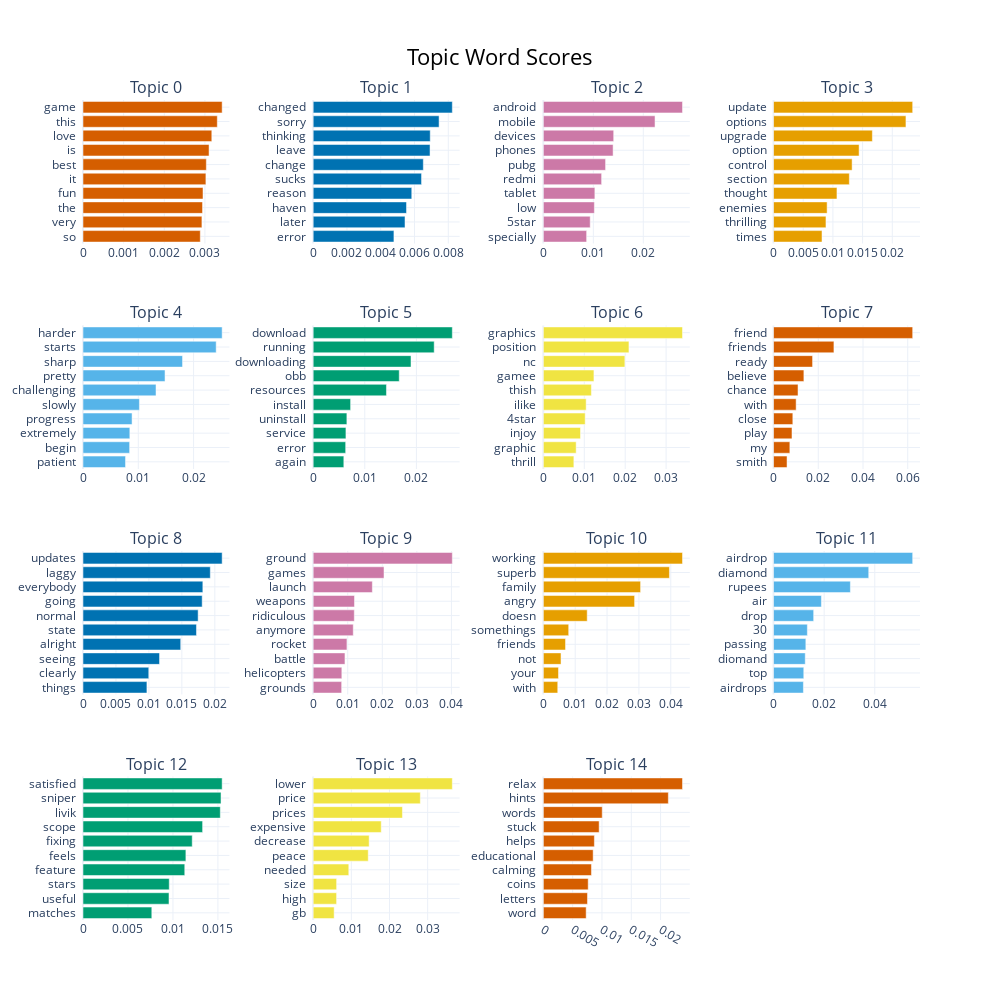

Write notebook code for a chart like this one.
### Code cell
topic_model.visualize_barchart(top_n_topics = 15, n_words = 10)
# some topics has non-meaningfull keywords

### Figure 1 — Plotly figure (JSON) as saved in the notebook; plotly's stock layout.template omitted (floating-point values rounded to 4 significant figures)
{"data": [{"marker": {"color": "#D55E00"}, "orientation": "h", "type": "bar", "x": [0.002887, 0.002927, 0.002942, 0.002953, 0.003025, 0.003036, 0.003102, 0.00317, 0.003305, 0.003425], "xaxis": "x", "y": ["so  ", "very  ", "the  ", "fun  ", "it  ", "best  ", "is  ", "love  ", "this  ", "game  "], "yaxis": "y"}, {"marker": {"color": "#0072B2"}, "orientation": "h", "type": "bar", "x": [0.004781, 0.005438, 0.005527, 0.005838, 0.006417, 0.006522, 0.00692, 0.006932, 0.007455, 0.00824], "xaxis": "x2", "y": ["error  ", "later  ", "haven  ", "reason  ", "sucks  ", "change  ", "leave  ", "thinking  ", "sorry  ", "changed  "], "yaxis": "y2"}, {"marker": {"color": "#CC79A7"}, "orientation": "h", "type": "bar", "x": [0.00866, 0.009375, 0.01021, 0.01031, 0.01166, 0.01245, 0.01396, 0.01408, 0.02235, 0.02784], "xaxis": "x3", "y": ["specially  ", "5star  ", "low  ", "tablet  ", "redmi  ", "pubg  ", "phones  ", "devices  ", "mobile  ", "android  "], "yaxis": "y3"}, {"marker": {"color": "#E69F00"}, "orientation": "h", "type": "bar", "x": [0.008165, 0.00883, 0.009023, 0.01068, 0.01277, 0.01323, 0.01441, 0.01664, 0.0223, 0.02343], "xaxis": "x4", "y": ["times  ", "thrilling  ", "enemies  ", "thought  ", "section  ", "control  ", "option  ", "upgrade  ", "options  ", "update  "], "yaxis": "y4"}, {"marker": {"color": "#56B4E9"}, "orientation": "h", "type": "bar", "x": [0.007693, 0.008432, 0.008472, 0.008876, 0.0102, 0.01321, 0.01484, 0.018, 0.02409, 0.02517], "xaxis": "x5", "y": ["patient  ", "begin  ", "extremely  ", "progress  ", "slowly  ", "challenging  ", "pretty  ", "sharp  ", "starts  ", "harder  "], "yaxis": "y5"}, {"marker": {"color": "#009E73"}, "orientation": "h", "type": "bar", "x": [0.005939, 0.006295, 0.006349, 0.006531, 0.007253, 0.0142, 0.01668, 0.01896, 0.02345, 0.02697], "xaxis": "x6", "y": ["again  ", "error  ", "service  ", "uninstall  ", "install  ", "resources  ", "obb  ", "downloading  ", "running  ", "download  "], "yaxis": "y6"}, {"marker": {"color": "#F0E442"}, "orientation": "h", "type": "bar", "x": [0.00746, 0.008018, 0.00908, 0.01023, 0.01046, 0.01174, 0.01236, 0.01993, 0.02092, 0.03401], "xaxis": "x7", "y": ["thrill  ", "graphic  ", "injoy  ", "4star  ", "ilike  ", "thish  ", "gamee  ", "nc  ", "position  ", "graphics  "], "yaxis": "y7"}, {"marker": {"color": "#D55E00"}, "orientation": "h", "type": "bar", "x": [0.00604, 0.007299, 0.008254, 0.00863, 0.01011, 0.01095, 0.01357, 0.01745, 0.027, 0.06221], "xaxis": "x8", "y": ["smith  ", "my  ", "play  ", "close  ", "with  ", "chance  ", "believe  ", "ready  ", "friends  ", "friend  "], "yaxis": "y8"}, {"marker": {"color": "#0072B2"}, "orientation": "h", "type": "bar", "x": [0.009699, 0.009979, 0.01161, 0.01482, 0.01722, 0.01747, 0.01808, 0.01818, 0.01932, 0.02111], "xaxis": "x9", "y": ["things  ", "clearly  ", "seeing  ", "alright  ", "state  ", "normal  ", "going  ", "everybody  ", "laggy  ", "updates  "], "yaxis": "y9"}, {"marker": {"color": "#CC79A7"}, "orientation": "h", "type": "bar", "x": [0.00824, 0.008292, 0.009195, 0.009773, 0.0116, 0.0119, 0.01195, 0.01712, 0.0205, 0.04026], "xaxis": "x10", "y": ["grounds  ", "helicopters  ", "battle  ", "rocket  ", "anymore  ", "ridiculous  ", "weapons  ", "launch  ", "games  ", "ground  "], "yaxis": "y10"}, {"marker": {"color": "#E69F00"}, "orientation": "h", "type": "bar", "x": [0.004521, 0.004753, 0.005551, 0.006959, 0.007959, 0.01377, 0.02865, 0.03053, 0.03958, 0.04369], "xaxis": "x11", "y": ["with  ", "your  ", "not  ", "friends  ", "somethings  ", "doesn  ", "angry  ", "family  ", "superb  ", "working  "], "yaxis": "y11"}, {"marker": {"color": "#56B4E9"}, "orientation": "h", "type": "bar", "x": [0.0118, 0.01195, 0.01253, 0.01277, 0.01337, 0.01586, 0.01892, 0.03037, 0.03762, 0.05499], "xaxis": "x12", "y": ["airdrops  ", "top  ", "diomand  ", "passing  ", "30  ", "drop  ", "air  ", "rupees  ", "diamond  ", "airdrop  "], "yaxis": "y12"}, {"marker": {"color": "#009E73"}, "orientation": "h", "type": "bar", "x": [0.00765, 0.009561, 0.009589, 0.01131, 0.01144, 0.01215, 0.0133, 0.01527, 0.01535, 0.01547], "xaxis": "x13", "y": ["matches  ", "useful  ", "stars  ", "feature  ", "feels  ", "fixing  ", "scope  ", "livik  ", "sniper  ", "satisfied  "], "yaxis": "y13"}, {"marker": {"color": "#F0E442"}, "orientation": "h", "type": "bar", "x": [0.005497, 0.006133, 0.006145, 0.009331, 0.01443, 0.01466, 0.01783, 0.02339, 0.02807, 0.03646], "xaxis": "x14", "y": ["gb  ", "high  ", "size  ", "needed  ", "peace  ", "decrease  ", "expensive  ", "prices  ", "price  ", "lower  "], "yaxis": "y14"}, {"marker": {"color": "#D55E00"}, "orientation": "h", "type": "bar", "x": [0.007307, 0.007529, 0.007651, 0.008209, 0.008499, 0.008706, 0.00952, 0.01005, 0.02133, 0.02374], "xaxis": "x15", "y": ["word  ", "letters  ", "coins  ", "calming  ", "educational  ", "helps  ", "stuck  ", "words  ", "hints  ", "relax  "], "yaxis": "y15"}], "layout": {"annotations": [{"font": {"size": 16}, "showarrow": false, "text": "Topic 0", "x": 0.0875, "xanchor": "center", "xref": "paper", "y": 1, "yanchor": "bottom", "yref": "paper"}, {"font": {"size": 16}, "showarrow": false, "text": "Topic 1", "x": 0.3625, "xanchor": "center", "xref": "paper", "y": 1, "yanchor": "bottom", "yref": "paper"}, {"font": {"size": 16}, "showarrow": false, "text": "Topic 2", "x": 0.6375, "xanchor": "center", "xref": "paper", "y": 1, "yanchor": "bottom", "yref": "paper"}, {"font": {"size": 16}, "showarrow": false, "text": "Topic 3", "x": 0.9125, "xanchor": "center", "xref": "paper", "y": 1, "yanchor": "bottom", "yref": "paper"}, {"font": {"size": 16}, "showarrow": false, "text": "Topic 4", "x": 0.0875, "xanchor": "center", "xref": "paper", "y": 0.725, "yanchor": "bottom", "yref": "paper"}, {"font": {"size": 16}, "showarrow": false, "text": "Topic 5", "x": 0.3625, "xanchor": "center", "xref": "paper", "y": 0.725, "yanchor": "bottom", "yref": "paper"}, {"font": {"size": 16}, "showarrow": false, "text": "Topic 6", "x": 0.6375, "xanchor": "center", "xref": "paper", "y": 0.725, "yanchor": "bottom", "yref": "paper"}, {"font": {"size": 16}, "showarrow": false, "text": "Topic 7", "x": 0.9125, "xanchor": "center", "xref": "paper", "y": 0.725, "yanchor": "bottom", "yref": "paper"}, {"font": {"size": 16}, "showarrow": false, "text": "Topic 8", "x": 0.0875, "xanchor": "center", "xref": "paper", "y": 0.45, "yanchor": "bottom", "yref": "paper"}, {"font": {"size": 16}, "showarrow": false, "text": "Topic 9", "x": 0.3625, "xanchor": "center", "xref": "paper", "y": 0.45, "yanchor": "bottom", "yref": "paper"}, {"font": {"size": 16}, "showarrow": false, "text": "Topic 10", "x": 0.6375, "xanchor": "center", "xref": "paper", "y": 0.45, "yanchor": "bottom", "yref": "paper"}, {"font": {"size": 16}, "showarrow": false, "text": "Topic 11", "x": 0.9125, "xanchor": "center", "xref": "paper", "y": 0.45, "yanchor": "bottom", "yref": "paper"}, {"font": {"size": 16}, "showarrow": false, "text": "Topic 12", "x": 0.0875, "xanchor": "center", "xref": "paper", "y": 0.175, "yanchor": "bottom", "yref": "paper"}, {"font": {"size": 16}, "showarrow": false, "text": "Topic 13", "x": 0.3625, "xanchor": "center", "xref": "paper", "y": 0.175, "yanchor": "bottom", "yref": "paper"}, {"font": {"size": 16}, "showarrow": false, "text": "Topic 14", "x": 0.6375, "xanchor": "center", "xref": "paper", "y": 0.175, "yanchor": "bottom", "yref": "paper"}], "height": 1000, "hoverlabel": {"bgcolor": "white", "font": {"family": "Rockwell", "size": 16}}, "showlegend": false, "title": {"font": {"color": "Black", "size": 22}, "text": "Topic Word Scores", "x": 0.5, "xanchor": "center", "yanchor": "top"}, "width": 1000, "xaxis": {"anchor": "y", "domain": [0, 0.175], "showgrid": true}, "xaxis10": {"anchor": "y10", "domain": [0.275, 0.45], "showgrid": true}, "xaxis11": {"anchor": "y11", "domain": [0.55, 0.725], "showgrid": true}, "xaxis12": {"anchor": "y12", "domain": [0.825, 1], "showgrid": true}, "xaxis13": {"anchor": "y13", "domain": [0, 0.175], "showgrid": true}, "xaxis14": {"anchor": "y14", "domain": [0.275, 0.45], "showgrid": true}, "xaxis15": {"anchor": "y15", "domain": [0.55, 0.725], "showgrid": true}, "xaxis16": {"anchor": "y16", "domain": [0.825, 1], "showgrid": true}, "xaxis2": {"anchor": "y2", "domain": [0.275, 0.45], "showgrid": true}, "xaxis3": {"anchor": "y3", "domain": [0.55, 0.725], "showgrid": true}, "xaxis4": {"anchor": "y4", "domain": [0.825, 1], "showgrid": true}, "xaxis5": {"anchor": "y5", "domain": [0, 0.175], "showgrid": true}, "xaxis6": {"anchor": "y6", "domain": [0.275, 0.45], "showgrid": true}, "xaxis7": {"anchor": "y7", "domain": [0.55, 0.725], "showgrid": true}, "xaxis8": {"anchor": "y8", "domain": [0.825, 1], "showgrid": true}, "xaxis9": {"anchor": "y9", "domain": [0, 0.175], "showgrid": true}, "yaxis": {"anchor": "x", "domain": [0.825, 1], "showgrid": true}, "yaxis10": {"anchor": "x10", "domain": [0.275, 0.45], "showgrid": true}, "yaxis11": {"anchor": "x11", "domain": [0.275, 0.45], "showgrid": true}, "yaxis12": {"anchor": "x12", "domain": [0.275, 0.45], "showgrid": true}, "yaxis13": {"anchor": "x13", "domain": [0, 0.175], "showgrid": true}, "yaxis14": {"anchor": "x14", "domain": [0, 0.175], "showgrid": true}, "yaxis15": {"anchor": "x15", "domain": [0, 0.175], "showgrid": true}, "yaxis16": {"anchor": "x16", "domain": [0, 0.175], "showgrid": true}, "yaxis2": {"anchor": "x2", "domain": [0.825, 1], "showgrid": true}, "yaxis3": {"anchor": "x3", "domain": [0.825, 1], "showgrid": true}, "yaxis4": {"anchor": "x4", "domain": [0.825, 1], "showgrid": true}, "yaxis5": {"anchor": "x5", "domain": [0.55, 0.725], "showgrid": true}, "yaxis6": {"anchor": "x6", "domain": [0.55, 0.725], "showgrid": true}, "yaxis7": {"anchor": "x7", "domain": [0.55, 0.725], "showgrid": true}, "yaxis8": {"anchor": "x8", "domain": [0.55, 0.725], "showgrid": true}, "yaxis9": {"anchor": "x9", "domain": [0.275, 0.45], "showgrid": true}}}
